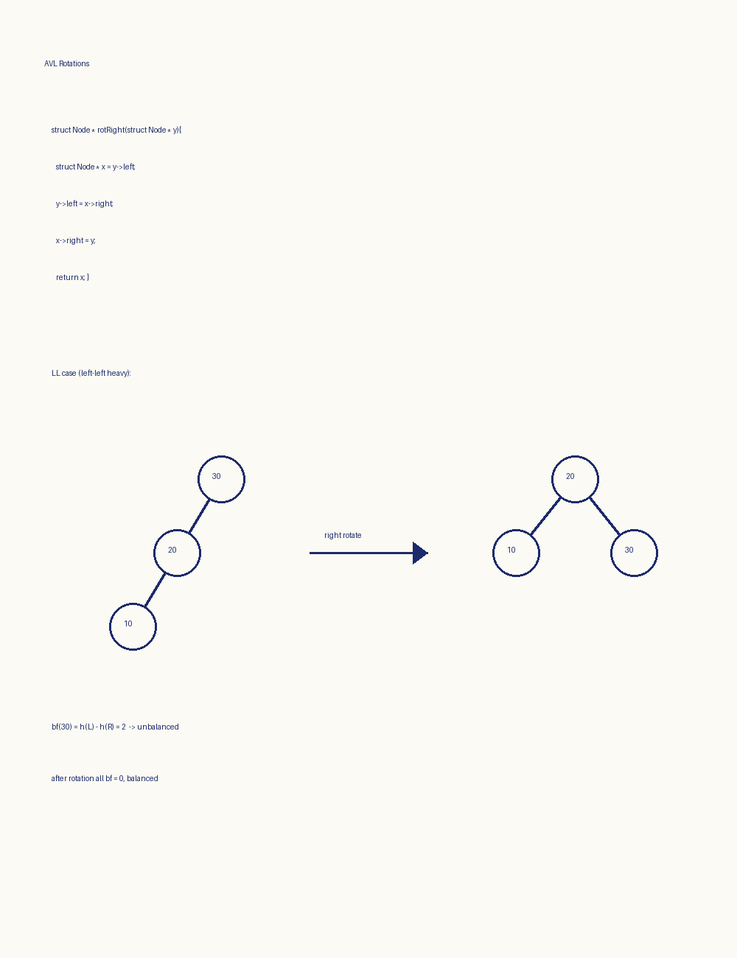
#> input picture samples/test3_handwritten_page10.png, 737 x 958 px, shrunk from 1000 x 1300 before the run
$ python -i classifier.py   (imports and definitions only)   (older library calls are emulated)
#> lines starting #> are read from the running program, lines starting #| are printed output that depends on the picture; after the words box and inside, x2 and y2 are one past the last pixel; in counts of white or black regions, pixels touching at a corner belong together
"""
Visual Region Detector and Classifier.
Detects distinct spatial regions on a page image (or PDF) and classifies each into:
TEXT, HANDWRITING, TABLE, CHART, DIAGRAM, EQUATION, or UNKNOWN.
Preserves bounding boxes in PDF coordinates for targeted extraction routing.
"""

from typing import Any, Dict, List, Optional, Tuple, Union
import re
import numpy as np
import cv2
from PIL import Image


class DetectedRegion:
    # [21 lines left out: functions __init__, to_dict, not called in this run]


class VisualRegionDetector:
    def __init__(self):
        pass

    def detect_regions(
        self,
        image: Union[Image.Image, np.ndarray],
        page_num: int = 1,
        scale: float = 1.0,
        ocr_lines: Optional[List[Dict[str, Any]]] = None,
    ) -> List[DetectedRegion]:
        """
        Detect visual regions across a rendered page image using computer vision
        contour analysis, Hough transforms, morphology, and OCR layout cues.
        """
        if isinstance(image, Image.Image):
            pil_img = image.convert("RGB")
            np_img = np.array(pil_img)
        else:
            np_img = image
            pil_img = Image.fromarray(np_img)

        img_h, img_w = np_img.shape[:2]
        gray = cv2.cvtColor(np_img, cv2.COLOR_RGB2GRAY)

        # 1. Detect graphical structures (circles, tree nodes, arrows, charts)
        circles = self._detect_circles(gray)
        tables = self._detect_table_grids(gray, scale)
        lines_horiz, lines_vert = self._detect_straight_lines(gray)

        # 2. Analyze OCR lines for region grouping & classification
        regions: List[DetectedRegion] = []
        covered_mask = np.zeros((img_h, img_w), dtype=np.uint8)

        # A. Detect Tree / Graph Diagrams (e.g. AVL tree nodes & arrows)
        if len(circles) >= 2:
            diagram_reg = self._build_diagram_region_from_circles(
                circles, gray, img_w, img_h, scale, ocr_lines
            )
            if diagram_reg:
                regions.append(diagram_reg)
                px1, py1, px2, py2 = diagram_reg.pixel_bbox
                covered_mask[py1:py2, px1:px2] = 255

        # B. Detect Table structures
        for tbl_bbox in tables:
            px1, py1, px2, py2 = tbl_bbox
            pdf_bbox = [
                round(px1 / scale, 1),
                round(py1 / scale, 1),
                round(px2 / scale, 1),
                round(py2 / scale, 1),
            ]
            regions.append(
                DetectedRegion(
                    region_type="table",
                    bbox=pdf_bbox,
                    confidence=0.88,
                    pixel_bbox=tbl_bbox,
                    metadata={"extractor_hint": "table"},
                )
            )
            covered_mask[py1:py2, px1:px2] = 255

        # C. Detect Charts (coordinate axes, bar groups)
        chart_reg = self._detect_chart_region(gray, covered_mask, scale, ocr_lines)
        if chart_reg:
            regions.append(chart_reg)
            px1, py1, px2, py2 = chart_reg.pixel_bbox
            covered_mask[py1:py2, px1:px2] = 255

        # D. Classify Remaining OCR & Text Regions (Handwriting vs Scanned vs Equations)
        if ocr_lines:
            text_regions = self._classify_ocr_lines(
                ocr_lines, covered_mask, scale, pil_img
            )
            regions.extend(text_regions)

        # Sort all detected regions by vertical reading order
        regions.sort(key=lambda r: (r.bbox[1], r.bbox[0]))
        return regions

    def _detect_circles(self, gray: np.ndarray) -> List[Tuple[float, float, float]]:
        """Detect circular nodes typically present in tree and graph diagrams."""
        circles = cv2.HoughCircles(
            gray,
            cv2.HOUGH_GRADIENT,
            dp=1,
            minDist=40,
            param1=50,
            param2=22,
            minRadius=15,
            maxRadius=65,
        )
        found = []
        if circles is not None:
            for c in circles[0]:
                found.append((float(c[0]), float(c[1]), float(c[2])))
        return found

    def _detect_table_grids(self, gray: np.ndarray, scale: float) -> List[List[int]]:
        """Detect table rectangular grid structures using morphological operations."""
        _, thresh = cv2.threshold(gray, 200, 255, cv2.THRESH_BINARY_INV)
        kernel_len = max(20, int(30 * scale))

        # Vertical lines
        vert_kernel = cv2.getStructuringElement(cv2.MORPH_RECT, (1, kernel_len))
        vert_img = cv2.morphologyEx(thresh, cv2.MORPH_OPEN, vert_kernel)

        # Horizontal lines
        horiz_kernel = cv2.getStructuringElement(cv2.MORPH_RECT, (kernel_len, 1))
        horiz_img = cv2.morphologyEx(thresh, cv2.MORPH_OPEN, horiz_kernel)

        table_grid = cv2.add(vert_img, horiz_img)
        contours, _ = cv2.findContours(table_grid, cv2.RETR_EXTERNAL, cv2.CHAIN_APPROX_SIMPLE)

        tables = []
        for cnt in contours:
            x, y, w, h = cv2.boundingRect(cnt)
            if w > 120 * scale and h > 60 * scale:
                tables.append([x, y, x + w, y + h])
        return tables

    def _detect_straight_lines(self, gray: np.ndarray) -> Tuple[int, int]:
        edges = cv2.Canny(gray, 50, 150)
        lines = cv2.HoughLinesP(edges, 1, np.pi / 180, 80, minLineLength=50, maxLineGap=10)
        horiz, vert = 0, 0
        if lines is not None:
            for line in lines:
                flat = np.array(line).flatten()
                if len(flat) >= 4:
                    x1, y1, x2, y2 = flat[0], flat[1], flat[2], flat[3]
                    if abs(y2 - y1) < 5:
                        horiz += 1
                    elif abs(x2 - x1) < 5:
                        vert += 1
        return horiz, vert

    def _build_diagram_region_from_circles(
        self,
        circles: List[Tuple[float, float, float]],
        gray: np.ndarray,
        img_w: int,
        img_h: int,
        scale: float,
        ocr_lines: Optional[List[Dict[str, Any]]],
    ) -> Optional[DetectedRegion]:
        """Group connected tree nodes and transitional arrow labels into a diagram region."""
        if not ocr_lines:
            return None

        # 1. Identify diagram label cues (e.g. "rotate", "LL case", "avl")
        diag_cue_words = ["rotate", "tree", "node", "case", "arrow", "avl", "heavy", "balanced"]
        matching_labels = []
        for l in ocr_lines:
            txt = l["text"].lower()
            if any(w in txt for w in ["rotate", "ll case", "right rotate"]):
                matching_labels.append(l)

        if not matching_labels:
            return None

        # Vertical span of diagram labels
        lbl_y1 = min(l["bbox"][1] for l in matching_labels) * scale
        lbl_y2 = max(l["bbox"][3] for l in matching_labels) * scale

        # 2. Filter circles that physically lie in the diagram vertical band (within 120 pt of labels)
        diag_circles = []
        for c in circles:
            c_y = c[1]
            if lbl_y1 - 60 * scale <= c_y <= lbl_y2 + 100 * scale:
                diag_circles.append(c)

        if len(diag_circles) < 2:
            return None

        xs = [c[0] for c in diag_circles]
        ys = [c[1] for c in diag_circles]
        rads = [c[2] for c in diag_circles]
        max_r = max(rads) if rads else 30

        # Include matching label bounds
        all_pts_x = xs + [l["bbox"][0] * scale for l in matching_labels] + [l["bbox"][2] * scale for l in matching_labels]
        all_pts_y = ys + [l["bbox"][1] * scale for l in matching_labels] + [l["bbox"][3] * scale for l in matching_labels]

        px1 = max(0, int(min(all_pts_x) - max_r * 1.5))
        py1 = max(0, int(min(all_pts_y) - max_r * 1.2))
        px2 = min(img_w, int(max(all_pts_x) + max_r * 1.5))
        py2 = min(img_h, int(max(all_pts_y) + max_r * 1.2))

        pdf_bbox = [
            round(px1 / scale, 1),
            round(py1 / scale, 1),
            round(px2 / scale, 1),
            round(py2 / scale, 1),
        ]

        return DetectedRegion(
            region_type="diagram",
            bbox=pdf_bbox,
            confidence=0.86,
            pixel_bbox=[px1, py1, px2, py2],
            metadata={
                "diagram_type": "AVL Tree Diagram",
                "node_count": len(diag_circles),
                "labels": [l["text"] for l in matching_labels],
                "circles": diag_circles,
            },
        )

    def _detect_chart_region(
        self,
        gray: np.ndarray,
        covered_mask: np.ndarray,
        scale: float,
        ocr_lines: Optional[List[Dict[str, Any]]],
    ) -> Optional[DetectedRegion]:
        """Detect chart/plot regions with axes or bar patterns."""
        if not ocr_lines:
            return None

        chart_keywords = ["revenue", "fy23", "fy24", "chart", "bar", "growth", "q1", "q2", "q3", "q4", "sales"]
        has_chart_kw = any(any(k in l["text"].lower() for k in chart_keywords) for l in ocr_lines)
        categorical_labels = [l for l in ocr_lines if any(c in l["text"].lower() for c in ["north", "south", "east", "west"])]
        numeric_labels = [l for l in ocr_lines if re.search(r"^\d+(\.\d+)?$", l["text"].strip())]

        # If chart keywords are present along with categorical or numeric bar labels
        if has_chart_kw and (len(categorical_labels) >= 2 or len(numeric_labels) >= 2 or any("revenue by region" in l["text"].lower() for l in ocr_lines)):
            all_chart_lines = [l for l in ocr_lines if l["bbox"][1] > 30]
            if all_chart_lines:
                pts_x = [l["bbox"][0] * scale for l in all_chart_lines]
                pts_y = [l["bbox"][1] * scale for l in all_chart_lines]
                pts_x2 = [l["bbox"][2] * scale for l in all_chart_lines]
                pts_y2 = [l["bbox"][3] * scale for l in all_chart_lines]

                px1 = max(0, int(min(pts_x) - 20))
                py1 = max(0, int(min(pts_y) - 20))
                px2 = min(gray.shape[1], int(max(pts_x2) + 20))
                py2 = min(gray.shape[0], int(max(pts_y2) + 40))

                pdf_bbox = [
                    round(px1 / scale, 1),
                    round(py1 / scale, 1),
                    round(px2 / scale, 1),
                    round(py2 / scale, 1),
                ]
                return DetectedRegion(
                    region_type="chart",
                    bbox=pdf_bbox,
                    confidence=0.86,
                    pixel_bbox=[px1, py1, px2, py2],
                    metadata={"labels": [m["text"] for m in all_chart_lines]},
                )
        return None

    # [144 lines left out: functions _classify_ocr_lines, _estimate_stroke_variance, _merge_handwritten_lines, not called in this run]

>>> from PIL import Image
>>> picture = Image.open('../samples/test3_handwritten_page10.png')
#> picture is the input picture: PIL image 737x958 RGB; mean R, G, B 249.7, 248.8, 243.2
>>> result = VisualRegionDetector().detect_regions(picture)
#> in _detect_circles, `circles = cv2.HoughCircles( gray, cv2.HOUGH_GRADIENT, dp=1, minDist=40..`: circles = [[132.5, 626.5, 24.2], [175.5, 552.5, 22.9], [515.5, 553.5, 22.4], [574.5, 477.5, 23.2], [220.5, 477.5, 22.4], [632.5, 552.5, 22.1]]
#> the loop in _detect_circles, `for c in circles[0]:` made 6 passes
#> after the loop in _detect_circles, `for c in circles[0]:`: found = [(132.5, 626.5, 24.2), (175.5, 552.5, 22.9), (515.5, 553.5, 22.4), (574.5, 477.5, 23.2), (220.5, 477.5, 22.4), (632.5, 552.5, 22.1)]
#> in detect_regions, `circles = self._detect_circles(gray)`: circles has the same summary as found in _detect_circles
#> in _detect_table_grids, `_, thresh = cv2.threshold(gray, 200, 255, cv2.THRESH_BINARY_INV)`:
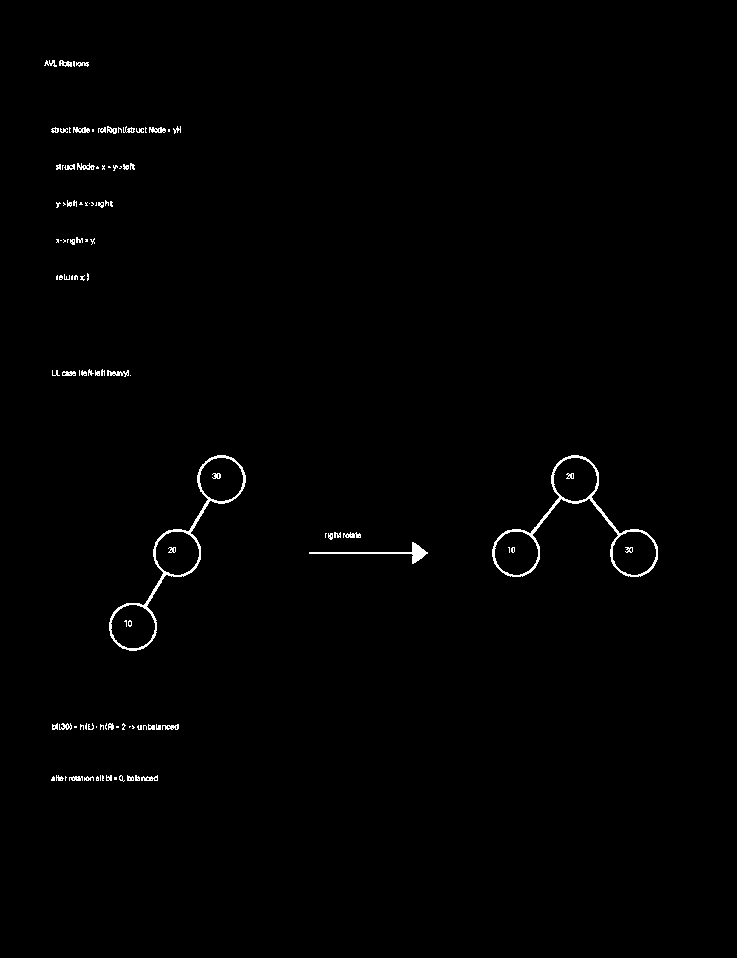
#> thresh: shape (958, 737); 0.78% white in thin lines or dots, all inside (x1, y1, x2, y2) = (44, 60, 658, 782)
#> in _detect_table_grids, `vert_img = cv2.morphologyEx(thresh, cv2.MORPH_OPEN, vert_kernel)`: vert_img: shape (958, 737); every value is 0
#> in _detect_table_grids, `horiz_img = cv2.morphologyEx(thresh, cv2.MORPH_OPEN, horiz_kernel)`:
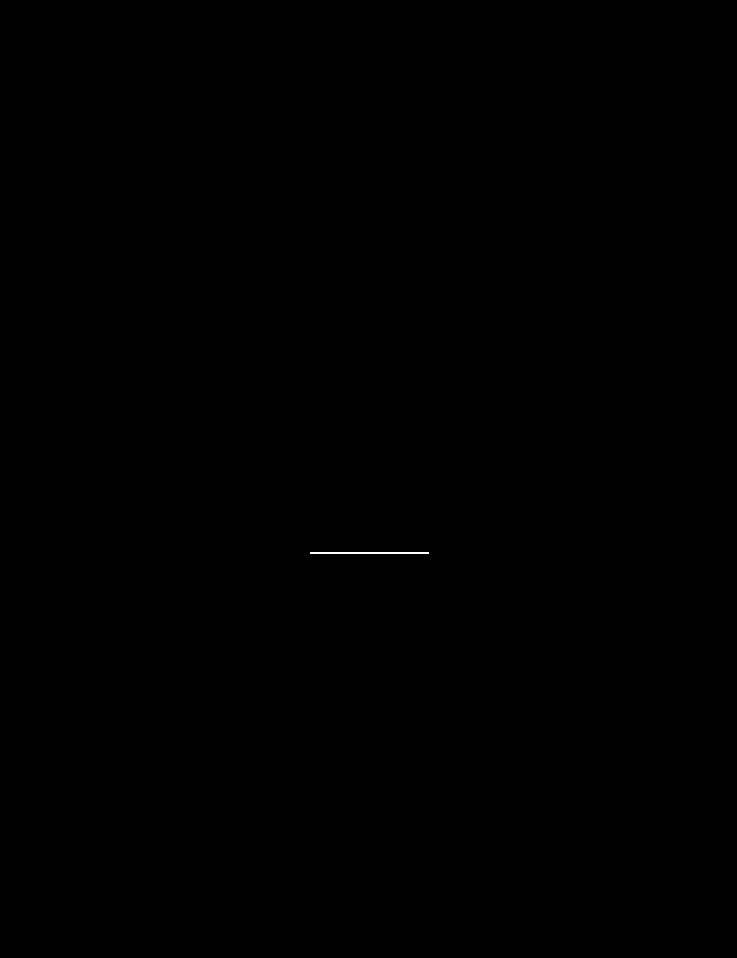
#> horiz_img: shape (958, 737); 0.03% white in thin lines or dots, all inside (x1, y1, x2, y2) = (310, 552, 429, 554)
#> in _detect_table_grids, `contours, _ = cv2.findContours(table_grid, cv2.RETR_EXTERNAL, cv2.CHAI..`: contours = [[[310, 552], [310, 553], [428, 553], [428, 552]]]
#> the loop in _detect_table_grids, `for cnt in contours:` made 1 pass
#> (cnt, x, y, w, h) on pass 1: ([[310, 552], [310, 553], [428, 553], [428, 552]], 310, 552, 119, 2)
#> after the loop in _detect_table_grids, `for cnt in contours:`: tables = []
#> in _detect_straight_lines, `edges = cv2.Canny(gray, 50, 150)`:
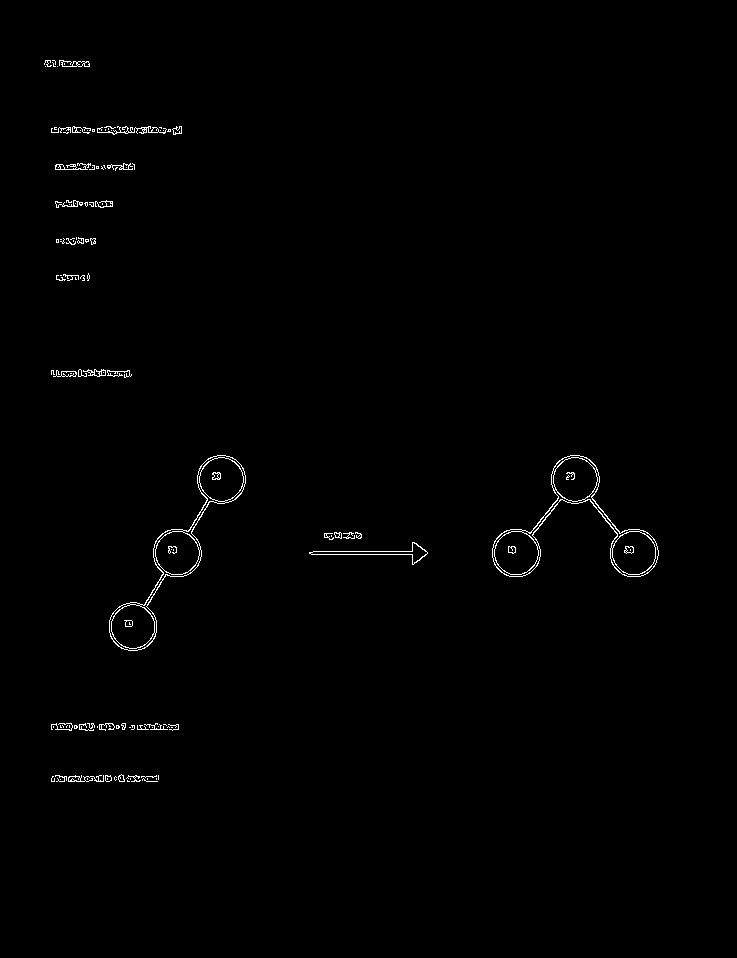
#> edges: shape (958, 737); 0.68% white in thin lines or dots, all inside (x1, y1, x2, y2) = (44, 60, 659, 782)
#> in _detect_straight_lines, `lines = cv2.HoughLinesP(edges, 1, np.pi / 180, 80, minLineLength=50, m..`: lines = [[313, 551, 412, 551], [311, 554, 412, 554], [51, 132, 181, 132], [51, 729, 178, 729]]
#> the loop in _detect_straight_lines, `for line in lines:` made 4 passes
#> after the loop in _detect_straight_lines, `for line in lines:`: horiz = 4; vert = 0
#> in detect_regions, `lines_horiz, lines_vert = self._detect_straight_lines(gray)`: lines_horiz = 4; lines_vert = 0
#> after the loop in detect_regions, `for tbl_bbox in tables:`: regions = []
#> result = []
